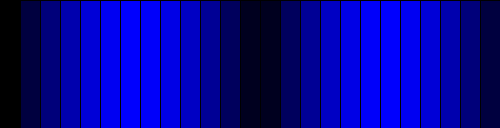
Frame 1 (no input)
Frame 60 (the mouse pressed at the canvas centre just before this capture): identical to frame 1, image omitted
Frame 120 (the mouse held since frame 60 and released just before this capture): identical to frame 1, image omitted

The Processing sketch that drew this single still picture (run headless with seeded random() and noise(); from frame 60 on, the mouse is pressed at the canvas centre):

// Processing sketch: rectangles_soln3
// ── rectangles_soln3.pde
//  Title: Rectangles (Soln 3)
//  Description: Solution to Modification 3 to Rectangles
//  Date Started: 2012 Feb 24
//  Last Modified: 2012 Feb 24
//  http://asymptoticdesign.wordpress.com/
//  This work is licensed under a Creative Commons 3.0 License.
//  (Attribution - NonCommerical - ShareAlike)
//  http://creativecommons.org/licenses/by-nc-sa/3.0/
//
//  In summary, you are free to copy, distribute, edit, and remix the work.
//  Under the conditions that you attribute the work to me, it is for
//  noncommercial purposes, and if you build upon this work or otherwise alter
//  it, you may only distribute the resulting work under this license.
//
//  Of course, the conditions may be waived with permission from the author.
//

//-----------------Globals
/* These are variables that you want to exist throughout the entire sketch.*/
int number_of_squares = 25;

//-----------------Setup
/*The code in setup() will only be run once in your sketch.  Use this space to set things up like
the sketch size, background color, framerate, etc. etc.*/
void setup(){
  size(500,128);
  background(255);
  smooth();
  stroke(0);
  //noStroke();
  fill(0,0,255);
  float square_size = width / number_of_squares;
  for(int i=0;i < number_of_squares;i++){
    fill(0,0,255*abs(sin(i*TWO_PI / number_of_squares)));
    rect(i*square_size,0,square_size,height);
  }
}

//-----------------Main Loop
/*This is the main loop of your sketched.  This loop gets called over and over again until you quit the sketch.*/
void draw(){
}
//-----------------Interactions
/*Place any interactions here.  We'll go over this later*/

//-----------------Defined Functions
/*Place any defined functions here.  We'll go over this later*/

//-----------------Defined Classes
/*Place any defined classes here.  We'll go over this later*/
